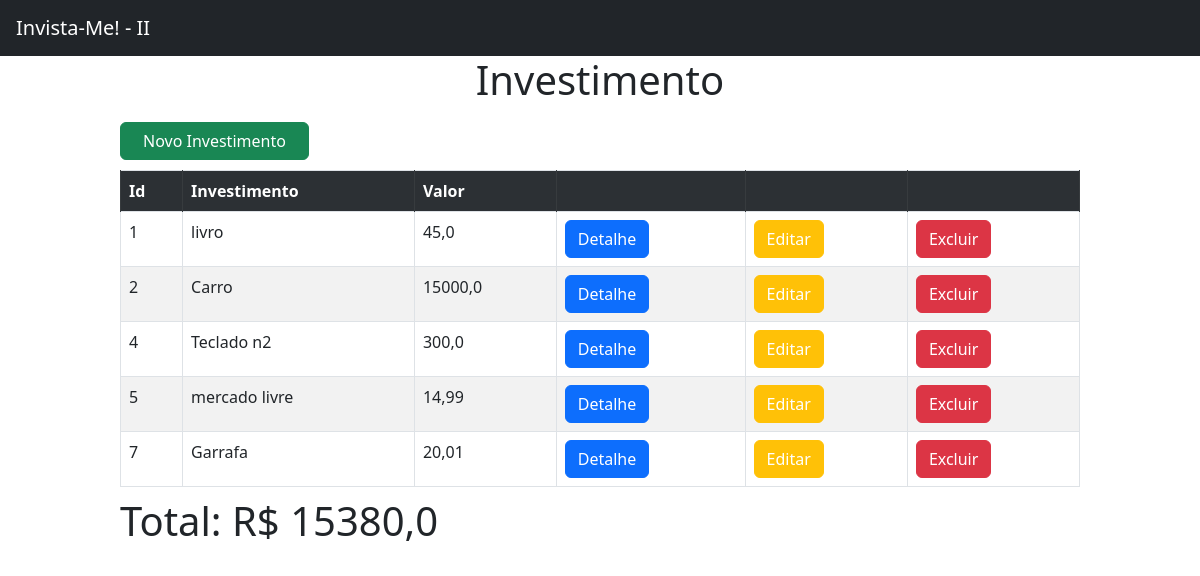
The page / on the database its author committed.
### invista_me/models.py (models this page shows)
class Investimento(models.Model):
    investimento = models.TextField(max_length=255)
    valor = models.FloatField()
    pago = models.BooleanField(default=False)
    data = models.DateField(default=datetime.now)

### invista_me/views.py (the view)
# urls.py: path('',views.investimento, name='investimento'),
def investimento(request):
    total = Investimento.objects.filter(valor__gt=0).all()
    total2 = []
    da = len(total)
    for i in range(0,da):
        print(total[i].valor)
        total2.append(total[i].valor)
    print(sum(total2))
    total3 = sum(total2)
    dados = {
        'dados':Investimento.objects.all(),
        'total':round(total3,2)
    }
    return render(request,'investimentos/investimento.html',dados)

### invista_me/templates/investimentos/investimento.html
{% extends 'investimentos/base.html' %}
{% block conteudo %}
<h1 class="er" style="position:relative;width:80%; background-color:none; left: 10%; text-align: center;">Investimento</h1>
<button class="btn btn-success" style="margin: 10px auto; position: relative; left: 10%;"><a style="color: white; text-decoration: none; margin: 10px;" href="{% url 'novo_investimento' %}">Novo Investimento</a></button>
<table class="table table-striped table-bordered " style="padding: 2%; width: 80%; margin: 0 auto; border-radius: 10px;">
    <tr>
        <th class="table-dark">Id</th>
        <th class="table-dark">Investimento</th>
        <th class="table-dark">Valor</th>
        <th class="table-dark"></th>
        <th class="table-dark"></th>
        <th class="table-dark"></th>
    </tr>
    {% for dado in dados %}
    <tr>
        <td>{{dado.id}}</td>
        <td>{{dado.investimento}}</td>
        <td class="valor">{{dado.valor}}</td>
        <td><button class="btn btn-primary"><a style="color: white; text-decoration: none;" href="{% url 'detalhe' dado.id %}">Detalhe</a></button></td>
        <td><button class="btn btn-warning"><a style="color: white; text-decoration: none;" href="{% url 'editar' dado.id %}">Editar</a></button></td>
        <td><button class="btn btn-danger"><a style="color: white; text-decoration: none;" href="{% url 'excluir' dado.id %}">Excluir</a></button></td>
    </tr>
    {% endfor %}
</table>
    <h1 style="position:relative; left:10%; width: 80%;background-color: none; margin:10px 0;">Total: R$ {{total}}</h1>
{% endblock %}

### invista_me/templates/investimentos/base.html (shortened to what this page needs)
<!doctype html>
<html lang="pt-BR">
  <head>
    <link rel="stylesheet" href="https://cdn.jsdelivr.net/npm/bootstrap@5.2.2/dist/css/bootstrap.rtl.min.css">
  </head>
  <body>
    <nav class="navbar navbar navbar-dark bg-dark">
        <a class="navbar-brand" href="{% url 'investimento' %}">Invista-Me! - II</a>
    </nav>
    {% block conteudo %}
    {% endblock %}
  </body>
</html>

### rows shown on the page
Investimento: id "1", investimento "livro", valor "45,0"
Investimento: id "2", investimento "Carro", valor "15000,0"
Investimento: id "4", investimento "Teclado n2", valor "300,0"
Investimento: id "5", investimento "mercado livre", valor "14,99"
Investimento: id "7", investimento "Garrafa", valor "20,01"

### other values the page prints
{{ total }} "15380,0"
